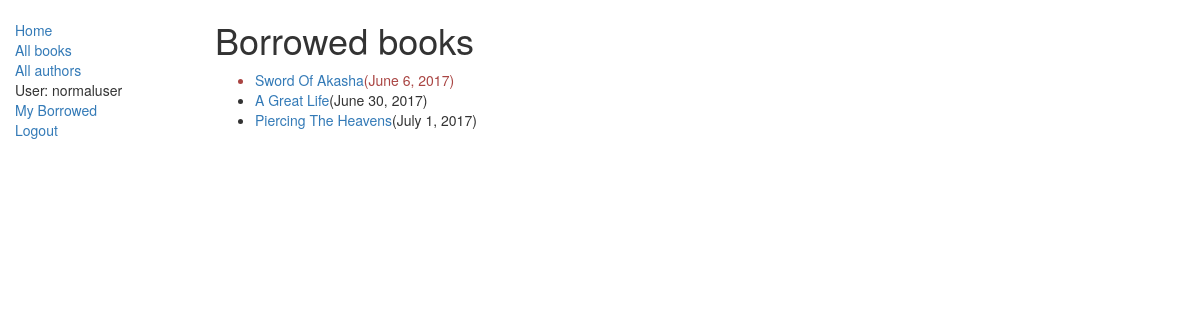
/catalog/mybooks/ (signed in), run on the app's committed database.
### catalog/models.py (models this page shows, shortened)
class BookInstance(models.Model):
    id = models.UUIDField(primary_key=True, default=uuid.uuid4, help_text="Unique ID for this particular book across whole library")
    book = models.ForeignKey('Book', on_delete=models.SET_NULL, null=True)
    imprint = models.CharField(max_length=200)
    due_back = models.DateField(null=True, blank=True)
    LOAN_STATUS = (
                ('d', 'Maintenace'),
                ('o', 'On loan'),
                ('a', 'Available'),
                ('r', 'Reserved'),
                   )
    status = models.CharField(max_length=1,choices=LOAN_STATUS,blank=True,default='d',help_text='Book availability')
    borrower = models.ForeignKey(User,on_delete=models.SET_NULL, null=True, blank=True)
    class Meta:
        ordering = ['due_back']
        permissions = (("can_mark_returned","Set book as returned"),)
    @property
    def is_overdue(self):
        if self.due_back:
            if date.today() > self.due_back:
                return True
        return False

class Book(models.Model):
    title = models.CharField(max_length=200)
    author = models.ForeignKey('Author', on_delete=models.SET_NULL, null=True)
    summary = models.TextField(max_length=1000, help_text='Enter a brief description of the book')
    isbn = models.TextField('ISBN',max_length=13,help_text='13 character')
    genre = models.ManyToManyField(Genre, help_text='Select a genre for this book')
    language = models.ForeignKey('Language', on_delete=models.SET_NULL,null=True)
    def display_genre(self):
        return ','.join([genre.name for genre in self.genre.all()[:3]])
    display_genre.short_description = 'Genre'

### catalog/views.py (the view)
class LoanedBooksByUserListView(LoginRequiredMixin,generic.ListView):
    model = BookInstance
    template_name = 'catalog/bookinstance_list_borrowed_user.html'
    paginate_by = 10
    def get_queryset(self):
        return BookInstance.objects.filter(borrower=self.request.user).filter(status__exact='o').order_by('due_back')

### catalog/templates/catalog/bookinstance_list_borrowed_user.html
{% extends "base_template.html" %}
{% block content %}
    <h1>Borrowed books</h1>
    {% if bookinstance_list %}
    <ul>
        {% for bookinst in bookinstance_list %}
        <li class="{% if bookinst.is_overdue%}text-danger{%endif%}">
            <a href="{% url 'book-detail' bookinst.book.pk %}">{{bookinst.book.title}}</a>({{bookinst.due_back}})
        </li>
        {% endfor %}
    </ul>
    {% else %}
        <p>There are no books borrowed.</p>
    {% endif %}
{% endblock %}

### catalog/templates/base_template.html (shortened to what this page needs)
<!DOCTYPE html>
<html lang="en">
<head>
    <link rel="stylesheet" href="https://maxcdn.bootstrapcdn.com/bootstrap/3.3.7/css/bootstrap.min.css">
  {% load static %}
  <link rel="stylesheet" href="{% static 'css/styles.css' %}">
</head>
<body>
    <div class="container-fluid">
        <div class="row">
            <div class="col-sm-2">
                {% block sidebar %}
                <ul class="sidebar-nav">
                    <li><a href="{% url 'index' %}">Home</a></li>
                    <li><a href="{% url 'books' %}">All books</a></li>
                    <li><a href="{% url 'authors' %}">All authors</a></li>
                    {% if user.is_authenticated %}
                        <li>User: {{user.get_username}}</li>
                        <li><a href="{% url 'my-borrowed' %}">My Borrowed</a></li>
                        <li><a href="{% url 'logout' %}?next={{request.path}}">Logout</a></li>
                    {% else %}
                        <li><a href="{% url 'login'%}?next={{request.path}}">Login</a></li>
                    {% endif %}
                </ul>
                {% endblock %}
            </div>
            <div class="col-sm-10">
                {% block content %}{% endblock %}
            </div>
        </div>
    </div>
</body>
</html>

### catalog/static/css/styles.css (style rules this page uses)
.sidebar-nav { margin-top: 20px; padding: 0; list-style:none; }

### data on the page
BookInstance: book "Sword Of Akasha", due_back "June 6, 2017"
BookInstance: book "A Great Life", due_back "June 30, 2017"
BookInstance: book "Piercing The Heavens", due_back "July 1, 2017"

### other printed values
{{ user.get_username }} "normaluser"
